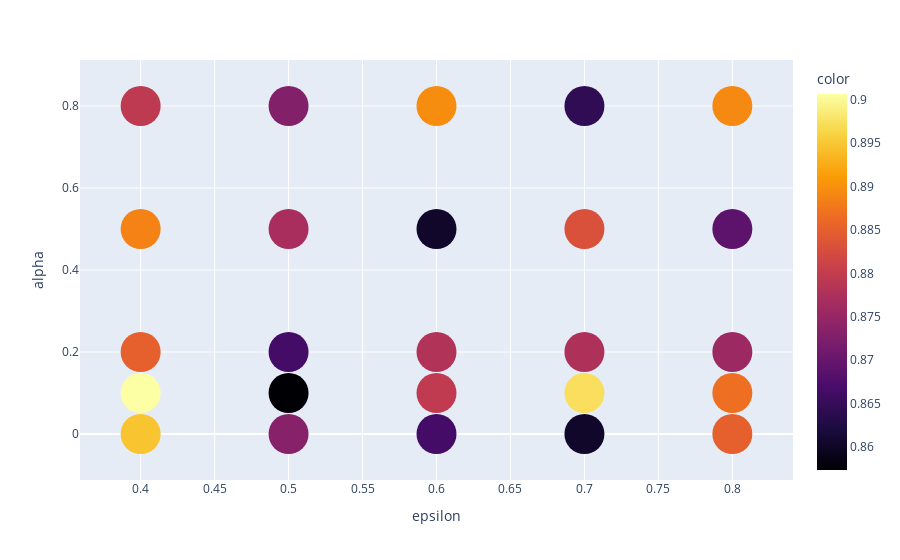

The notebook cell this image was saved under:
### Code cell
max_reg = pd.DataFrame(param_test_df.iloc[:,[0,1,2,4]].values.reshape(-1,5,4).max(axis=1), columns=['ep','alpha','cell pair','acc mean'])

pair = (1,2)
pair_data = max_reg[max_reg['cell pair'] == pair].iloc[:,[0,1,3]]
pair_data

fig = px.scatter(x=pair_data['ep'], y=pair_data['alpha'], color = pair_data['acc mean'].astype(float), color_continuous_scale='inferno')
fig.update_traces(marker={'size': 40})
fig.update_layout(
    xaxis_title="epsilon", yaxis_title="alpha"
)

### Figure 1 — Plotly figure (JSON) as saved in the notebook; plotly's stock layout.template omitted (floating-point values rounded to 4 significant figures)
{"data": [{"hovertemplate": "x=%{x}<br>y=%{y}<br>color=%{marker.color}<extra></extra>", "legendgroup": "", "marker": {"color": [0.8947, 0.9007, 0.885, 0.8887, 0.8793, 0.8733, 0.8573, 0.8663, 0.877, 0.873, 0.8663, 0.8797, 0.878, 0.8603, 0.8897, 0.8603, 0.8973, 0.8777, 0.883, 0.8643, 0.885, 0.8867, 0.8757, 0.869, 0.8893], "coloraxis": "coloraxis", "size": 40, "symbol": "circle"}, "mode": "markers", "name": "", "orientation": "v", "showlegend": false, "type": "scatter", "x": [0.4, 0.4, 0.4, 0.4, 0.4, 0.5, 0.5, 0.5, 0.5, 0.5, 0.6, 0.6, 0.6, 0.6, 0.6, 0.7, 0.7, 0.7, 0.7, 0.7, 0.8, 0.8, 0.8, 0.8, 0.8], "xaxis": "x", "y": [0, 0.1, 0.2, 0.5, 0.8, 0, 0.1, 0.2, 0.5, 0.8, 0, 0.1, 0.2, 0.5, 0.8, 0, 0.1, 0.2, 0.5, 0.8, 0, 0.1, 0.2, 0.5, 0.8], "yaxis": "y"}], "layout": {"coloraxis": {"colorbar": {"title": {"text": "color"}}, "colorscale": [[0, "#000004"], [0.1111, "#1b0c41"], [0.2222, "#4a0c6b"], [0.3333, "#781c6d"], [0.4444, "#a52c60"], [0.5556, "#cf4446"], [0.6667, "#ed6925"], [0.7778, "#fb9b06"], [0.8889, "#f7d13d"], [1, "#fcffa4"]]}, "legend": {"tracegroupgap": 0}, "margin": {"t": 60}, "xaxis": {"anchor": "y", "domain": [0, 1], "title": {"text": "epsilon"}}, "yaxis": {"anchor": "x", "domain": [0, 1], "title": {"text": "alpha"}}}}
